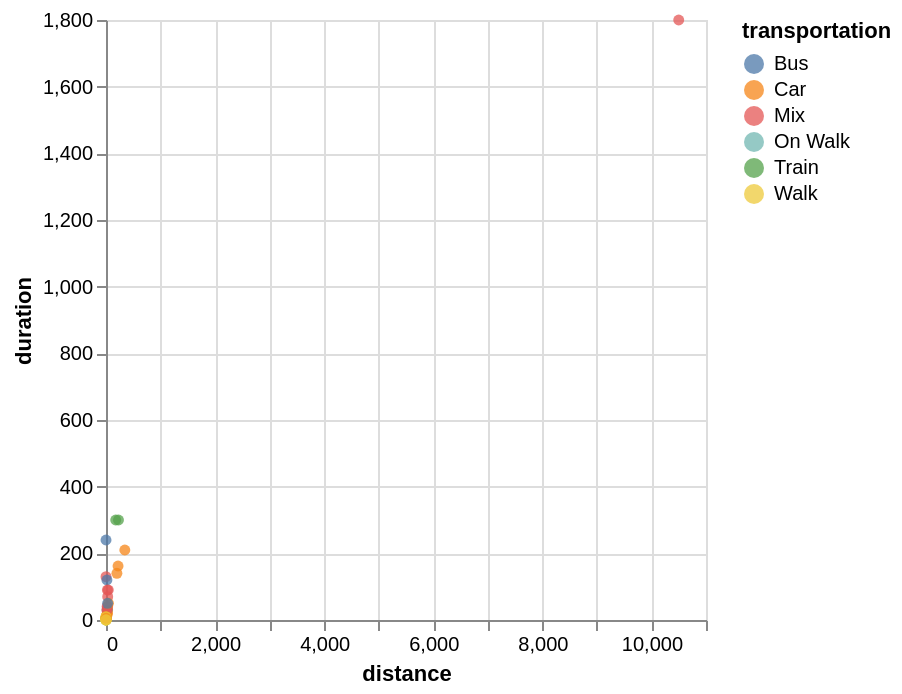

Notebook source saved alongside this figure:
### Markdown cell above
Interactive Points in Chart:

### Code cell
selectTransportPoint = alt.selection_point(
    fields=['transportation'],
    toggle='true' # Clicking a point adds/removes that continent from the current selection
)

alt.Chart(sdf).mark_circle().encode(
    x='distance:Q',
    y='duration:Q',
    color='transportation:N', # Ensure continent is mapped to color for the legend to appear
    opacity=alt.condition(selectTransportPoint, alt.value(0.75), alt.value(0.05))
).add_params(
    selectTransportPoint
)

### Figure 1 — Vega-Lite specification as saved in the notebook (floating-point values rounded to 4 significant figures)
{"config": {"view": {"continuousWidth": 300, "continuousHeight": 300}}, "data": {"name": "data-a45369142c787b9236d3a2d32d6d84b3"}, "mark": {"type": "circle"}, "encoding": {"color": {"field": "transportation", "type": "nominal"}, "opacity": {"condition": {"param": "param_05687d58c703382c", "value": 0.75}, "value": 0.05}, "x": {"field": "distance", "type": "quantitative"}, "y": {"field": "duration", "type": "quantitative"}}, "params": [{"name": "param_05687d58c703382c", "select": {"type": "point", "fields": ["transportation"], "toggle": "true"}}], "$schema": "https://vega.github.io/schema/vega-lite/v6.4.1.json", "datasets": {"data-a45369142c787b9236d3a2d32d6d84b3": [{"age": 20, "distance": 11.0, "transportation": "Car", "duration": 11.0, "creative skills": 4, "languages": "German; English; Romanian; Italian", "hobbies": "Drawing", "distance_cat": "medium", "Creativity": "good", "speed": 60.0}, {"age": 21, "distance": 200.0, "transportation": "Car", "duration": 140.0, "creative skills": 3, "languages": "German; English; Polish", "hobbies": "work out", "distance_cat": "far far away", "Creativity": "medium", "speed": 85.71}, {"age": 23, "distance": 30.0, "transportation": "Mix", "duration": 40.0, "creative skills": 4, "languages": "German; English; vietnamese", "hobbies": "crochet; gaming; sewing; reading; doom scrolling", "distance_cat": "far", "Creativity": "good", "speed": 45.0}, {"age": 19, "distance": 178.0, "transportation": "Train", "duration": 300.0, "creative skills": 4, "languages": "Deutsch; Englisch; Spanisch", "hobbies": "Geschichte lernen", "distance_cat": "far far away", "Creativity": "good", "speed": 35.6}, {"age": 19, "distance": 0.1, "transportation": "Mix", "duration": 130.0, "creative skills": 4, "languages": "German; Italian; English", "hobbies": "listening to music", "distance_cat": "near", "Creativity": "good", "speed": 0.0}, {"age": 20, "distance": 0.3, "transportation": "Walk", "duration": 1.0, "creative skills": 4, "languages": "German;English", "hobbies": "video games", "distance_cat": "near", "Creativity": "good", "speed": 18.0}, {"age": 18, "distance": 30.0, "transportation": "Car", "duration": 30.0, "creative skills": 4, "languages": "Deutsch; Englisch", "hobbies": "Lesen", "distance_cat": "far", "Creativity": "good", "speed": 60.0}, {"age": 19, "distance": 10500.0, "transportation": "Mix", "duration": 1800.0, "creative skills": 2, "languages": "Spanish; German; English", "hobbies": "sleeping; watching series", "distance_cat": "far far away", "Creativity": "some", "speed": 350.0}, {"age": 20, "distance": 0.55, "transportation": "Mix", "duration": 7.0, "creative skills": 4, "languages": "German; English; Programming Languages", "hobbies": "Dancing", "distance_cat": "near", "Creativity": "good", "speed": 4.714}, {"age": 20, "distance": 345.0, "transportation": "Car", "duration": 210.0, "creative skills": 2, "languages": "German; English", "hobbies": "Dancing", "distance_cat": "far far away", "Creativity": "some", "speed": 98.57}, {"age": 33, "distance": 221.0, "transportation": "Car", "duration": 162.0, "creative skills": 4, "languages": "German; English; Japanese", "hobbies": "Beeing Creative!", "distance_cat": "far far away", "Creativity": "good", "speed": 81.85}, {"age": 21, "distance": 0.1, "transportation": "Walk", "duration": 0.1, "creative skills": 4, "languages": "English; German; Romanian; Klingon", "hobbies": "Spaceships", "distance_cat": "near", "Creativity": "good", "speed": null}, {"age": 20, "distance": 1.0, "transportation": "Walk", "duration": 10.0, "creative skills": 4, "languages": "German;English", "hobbies": "cooking", "distance_cat": "near", "Creativity": "good", "speed": 6.0}, {"age": 21, "distance": 1.0, "transportation": "Walk", "duration": 5.0, "creative skills": 4, "languages": "latin; English; German", "hobbies": "uni work", "distance_cat": "near", "Creativity": "good", "speed": 12.0}, {"age": 23, "distance": 0.1, "transportation": "Walk", "duration": 2.0, "creative skills": 4, "languages": "English, Polish, Spanish", "hobbies": "swimming ", "distance_cat": "near", "Creativity": "good", "speed": 0.0}, {"age": 22, "distance": 0.2, "transportation": "Walk", "duration": 5.0, "creative skills": 2, "languages": "Arabic, English", "hobbies": "Playing volleyball ", "distance_cat": "near", "Creativity": "some", "speed": 2.4}, {"age": 20, "distance": 1.0, "transportation": "Walk", "duration": 3.0, "creative skills": 1, "languages": "German, English", "hobbies": "Reading ", "distance_cat": "near", "Creativity": "not really", "speed": 20.0}, {"age": 19, "distance": 0.1, "transportation": "Walk", "duration": 2.0, "creative skills": 3, "languages": "Russian, Uzbek, German, Turkish, English", "hobbies": "Sleeping", "distance_cat": "near", "Creativity": "medium", "speed": 0.0}, {"age": 21, "distance": 0.1, "transportation": "Walk", "duration": 1.0, "creative skills": 5, "languages": "English, Farzi, Russian", "hobbies": "Swimming ", "distance_cat": "near", "Creativity": "very good", "speed": 0.0}, {"age": 20, "distance": 25.0, "transportation": "Car", "duration": 18.0, "creative skills": 3, "languages": "English, German, Hungarian", "hobbies": "Video games", "distance_cat": "far", "Creativity": "medium", "speed": 83.33}, {"age": 19, "distance": 0.1, "transportation": "Walk", "duration": 3.0, "creative skills": 3, "languages": "English, Romanian, Russian", "hobbies": "Driving car", "distance_cat": "near", "Creativity": "medium", "speed": 0.0}, {"age": 17, "distance": 0.1, "transportation": "Walk", "duration": 2.0, "creative skills": 5, "languages": "English, Russian, Latvian b2, German a2-b1", "hobbies": "Drawing, cosplay, crocheting, coming up with stories, walking, listening to my favourite podcast", "distance_cat": "near", "Creativity": "very good", "speed": 0.0}, {"age": 20, "distance": 1.0, "transportation": "Walk", "duration": 4.0, "creative skills": 4, "languages": "German, English", "hobbies": "Gym, Volleyball, Gaming", "distance_cat": "near", "Creativity": "good", "speed": 15.0}, {"age": 21, "distance": 0.35, "transportation": "Walk", "duration": 3.0, "creative skills": 2, "languages": "German, English", "hobbies": "reading", "distance_cat": "near", "Creativity": "some", "speed": 7.0}, {"age": 20, "distance": 0.2, "transportation": "Bus", "duration": 240.0, "creative skills": 1, "languages": "German, English", "hobbies": "horse riding, riding motorbike, gaming, sleeping", "distance_cat": "near", "Creativity": "not really", "speed": 0.05}, {"age": 20, "distance": 0.1, "transportation": "Walk", "duration": 0.3, "creative skills": 3, "languages": "Albanian , English, German", "hobbies": "Basketball ", "distance_cat": "near", "Creativity": "medium", "speed": 2.0}, {"age": 19, "distance": 1.0, "transportation": "Walk", "duration": 5.0, "creative skills": 3, "languages": "German, English", "hobbies": "Reading", "distance_cat": "near", "Creativity": "medium", "speed": 12.0}, {"age": 19, "distance": 0.1, "transportation": "Walk", "duration": 0.5, "creative skills": 4, "languages": "Russian, Finnish, English, German", "hobbies": "Ice skating ", "distance_cat": "near", "Creativity": "good", "speed": 12.0}, {"age": 21, "distance": 42.0, "transportation": "Mix", "duration": 90.0, "creative skills": 5, "languages": "German, English, turkish, Spanish", "hobbies": "Playing Video Games", "distance_cat": "far", "Creativity": "very good", "speed": 28.0}, {"age": 22, "distance": 0.1, "transportation": "Walk", "duration": 1.0, "creative skills": 2, "languages": "German, English", "hobbies": "Cooking ", "distance_cat": "near", "Creativity": "some", "speed": 0.0}, {"age": 20, "distance": 1.0, "transportation": "Walk", "duration": 10.0, "creative skills": 1, "languages": "German, English", "hobbies": "Programming, Gaming, Running", "distance_cat": "near", "Creativity": "not really", "speed": 6.0}, {"age": 23, "distance": 20.0, "transportation": "Bus", "duration": 30.0, "creative skills": 5, "languages": "German, English, Spanish", "hobbies": "Skiing ⛷️ ", "distance_cat": "medium", "Creativity": "very good", "speed": 40.0}, {"age": 19, "distance": 0.1, "transportation": "Walk", "duration": 2.0, "creative skills": 5, "languages": "German, English, Spanish, Italian", "hobbies": "Reading", "distance_cat": "near", "Creativity": "very good", "speed": 0.0}, {"age": 18, "distance": 23.0, "transportation": "Car", "duration": 20.0, "creative skills": 2, "languages": "English, Latin, German", "hobbies": "Gaming", "distance_cat": "far", "Creativity": "some", "speed": 69.0}, {"age": 20, "distance": 0.3, "transportation": "Car", "duration": 4.0, "creative skills": 5, "languages": "German, English", "hobbies": "gaming, anime", "distance_cat": "near", "Creativity": "very good", "speed": 4.5}, {"age": 19, "distance": 229.0, "transportation": "Train", "duration": 300.0, "creative skills": 3, "languages": "German, English, French, Tagalog, Russian", "hobbies": "Chess", "distance_cat": "far far away", "Creativity": "medium", "speed": 45.8}, {"age": 33, "distance": 17.0, "transportation": "Bus", "duration": 120.0, "creative skills": 3, "languages": "Urdu, Punjabi, Hindi, Arabic, English, Kashmiri", "hobbies": "Listen Music ", "distance_cat": "medium", "Creativity": "medium", "speed": 8.5}, {"age": 28, "distance": 17.0, "transportation": "Mix", "duration": 30.0, "creative skills": 3, "languages": "English, Hausa, pidgin English,", "hobbies": "football, watching football, movies and playing football", "distance_cat": "medium", "Creativity": "medium", "speed": 34.0}, {"age": 21, "distance": 25.0, "transportation": "Mix", "duration": 90.0, "creative skills": 3, "languages": "Kurdish, Persian, English", "hobbies": "Reading", "distance_cat": "far", "Creativity": "medium", "speed": 16.67}, {"age": 18, "distance": 20.0, "transportation": "Mix", "duration": 40.0, "creative skills": 4, "languages": "German, English, Sinhala", "hobbies": "Photography", "distance_cat": "medium", "Creativity": "good", "speed": 30.0}, {"age": 19, "distance": 0.1, "transportation": "Walk", "duration": 2.0, "creative skills": 4, "languages": "Hungarian, English, German", "hobbies": "cycling", "distance_cat": "near", "Creativity": "good", "speed": 0.0}, {"age": 24, "distance": 2.0, "transportation": "Bus", "duration": 6.0, "creative skills": 4, "languages": "English, Hindi, German", "hobbies": "Video Games", "distance_cat": "near", "Creativity": "good", "speed": 20.0}, {"age": 19, "distance": 0.1, "transportation": "Walk", "duration": 2.0, "creative skills": 3, "languages": "English, German", "hobbies": "Volleyball", "distance_cat": "near", "Creativity": "medium", "speed": 0.0}, {"age": 19, "distance": 0.1, "transportation": "On Walk", "duration": 0.1, "creative skills": 3, "languages": "English, Lithuanian, Russian, German", "hobbies": "Reading", "distance_cat": "near", "Creativity": "medium", "speed": null}, {"age": 23, "distance": 31.1, "transportation": "Mix", "duration": 70.0, "creative skills": 3, "languages": "English, German, Yoruba, French", "hobbies": "Baking", "distance_cat": "far", "Creativity": "medium", "speed": 26.66}, {"age": 20, "distance": 0.1, "transportation": "Walk", "duration": 1.0, "creative skills": 2, "languages": "German, English, bit of Spanish", "hobbies": "Skiing", "distance_cat": "near", "Creativity": "some", "speed": 0.0}, {"age": 18, "distance": 0.2, "transportation": "Walk", "duration": 0.1, "creative skills": 2, "languages": "German, English, Spanish, Catalan", "hobbies": "Traveling", "distance_cat": "near", "Creativity": "some", "speed": null}, {"age": 20, "distance": 3.0, "transportation": "Car", "duration": 3.0, "creative skills": 3, "languages": "German, English", "hobbies": "Darts", "distance_cat": "near", "Creativity": "medium", "speed": 60.0}, {"age": 20, "distance": 4.0, "transportation": "Car", "duration": 5.0, "creative skills": 3, "languages": "German, English", "hobbies": "reading", "distance_cat": "near", "Creativity": "medium", "speed": 48.0}, {"age": 21, "distance": 4.0, "transportation": "Car", "duration": 5.0, "creative skills": 2, "languages": "German, English", "hobbies": "gym", "distance_cat": "near", "Creativity": "some", "speed": 48.0}, {"age": 19, "distance": 0.1, "transportation": "Walk", "duration": 1.0, "creative skills": 5, "languages": "English, Hindi, Urdu, Bengali", "hobbies": "Vibecoding stuff", "distance_cat": "near", "Creativity": "very good", "speed": 0.0}, {"age": 18, "distance": 1.0, "transportation": "Walk", "duration": 5.0, "creative skills": 3, "languages": "English, georgian", "hobbies": "reading", "distance_cat": "near", "Creativity": "medium", "speed": 12.0}, {"age": 20, "distance": 0.2, "transportation": "Walk", "duration": 4.0, "creative skills": 3, "languages": "English", "hobbies": "Table Tennis", "distance_cat": "near", "Creativity": "medium", "speed": 3.0}, {"age": 21, "distance": 0.1, "transportation": "Walk", "duration": 3.0, "creative skills": 4, "languages": "English, Turkish", "hobbies": "Photography", "distance_cat": "near", "Creativity": "good", "speed": 2.0}, {"age": 22, "distance": 45.0, "transportation": "Car", "duration": 50.0, "creative skills": 4, "languages": "English,German,Arabic", "hobbies": "Swimming,Biking,Bouldering,Dancing", "distance_cat": "far", "Creativity": "good", "speed": 54.0}, {"age": 20, "distance": 7.0, "transportation": "Car", "duration": 10.0, "creative skills": 3, "languages": "German, English", "hobbies": "Art", "distance_cat": "near", "Creativity": "medium", "speed": 42.0}, {"age": 19, "distance": 0.1, "transportation": "On Walk", "duration": 1.0, "creative skills": 5, "languages": "Serbian, English, Croatian, Bosnian, Montenegro, Macedonian", "hobbies": "Gaming", "distance_cat": "near", "Creativity": "very good", "speed": 3.0}, {"age": 21, "distance": 0.1, "transportation": "Walk", "duration": 5.0, "creative skills": 3, "languages": "English, Bulgarian, German", "hobbies": "Movies", "distance_cat": "near", "Creativity": "medium", "speed": 1.2}, {"age": 18, "distance": 0.1, "transportation": "Walk", "duration": 0.1, "creative skills": 5, "languages": "Englishfluent, Hindimother tongue, Germanlearning B1 level", "hobbies": "Football, Reading", "distance_cat": "near", "Creativity": "very good", "speed": null}, {"age": 24, "distance": 0.1, "transportation": "Walk", "duration": 0.1, "creative skills": 4, "languages": "Russian,English,Turkish,Azerbaijani,German", "hobbies": "Reading Manga", "distance_cat": "near", "Creativity": "good", "speed": null}, {"age": 20, "distance": 0.4, "transportation": "Walk", "duration": 10.0, "creative skills": 3, "languages": "German, English", "hobbies": "volleyball", "distance_cat": "near", "Creativity": "medium", "speed": 2.4}, {"age": 20, "distance": 30.0, "transportation": "Bus", "duration": 50.0, "creative skills": 4, "languages": "Englisch,  Spanish", "hobbies": "Videogames", "distance_cat": "far", "Creativity": "good", "speed": 36.0}, {"age": 20, "distance": 0.1, "transportation": "Walk", "duration": 5.0, "creative skills": 4, "languages": "Albanian, English", "hobbies": "playing the violin", "distance_cat": "near", "Creativity": "good", "speed": 1.2}, {"age": 19, "distance": 0.1, "transportation": "Walk", "duration": 3.0, "creative skills": 4, "languages": "Serbian, English, a little German", "hobbies": "painting", "distance_cat": "near", "Creativity": "good", "speed": 0.2}, {"age": 21, "distance": 3.0, "transportation": "Car", "duration": 5.0, "creative skills": 3, "languages": "German,English", "hobbies": "working out", "distance_cat": "near", "Creativity": "medium", "speed": 36.0}, {"age": 19, "distance": 0.1, "transportation": "Walk", "duration": 1.0, "creative skills": 4, "languages": "Serbian, Croatian, Bosnian, Montenegrin, English and a little bit of German", "hobbies": "football", "distance_cat": "near", "Creativity": "good", "speed": 3.0}]}}
